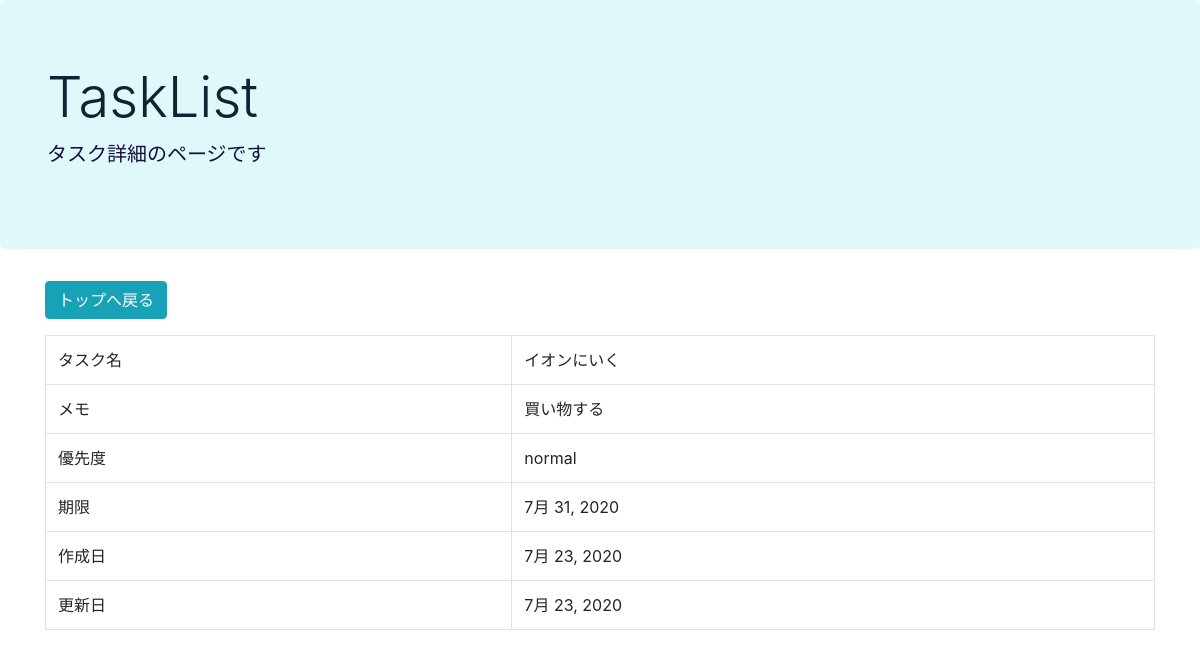
The app's page /detail/7 with its own data.
### taskapp/models.py (models this page shows, shortened)
class TodoModel(models.Model):
    title = models.CharField(verbose_name = 'タスク名', max_length=100)
    memo = models.TextField(verbose_name = 'メモ', blank=True)
    priority = models.CharField(
        verbose_name = '優先度',
        max_length = 50,
        choices = PRIORITY
    )
    duedate = models.DateField(verbose_name = '期限')
    created_at = models.DateField(auto_now_add=True)
    updated_at = models.DateField(auto_now=True)

### taskapp/views.py (the view)
# urls.py: path('detail/<int:pk>', TaskDetail.as_view(), name='detail'),
class TaskDetail(DetailView):
    template_name = 'detail.html'
    model = TodoModel

### templates/detail.html
{% extends 'base.html' %}
{% load static %}
{% block header %}
<p class="lead">タスク詳細のページです</p>
{% endblock header%}
{% block content %}
<div class="container">
<p>
    <a href="{% url 'top' %}" class="btn btn-info" tabindex="-1" role="button" aria-disabled="true">トップへ戻る</a>
</p>
<table class="table table-bordered">
    <tr>
        <td>タスク名</td>
        <td>{{ object.title }}</td>
    </tr>
    <tr>
        <td>メモ</td>
        <td>{{ object.memo }}</td>
    </tr>
    <tr>
        <td>優先度</td>
        <td>{{ object.get_priority_display }}</td>
    </tr>
    <tr>
        <td>期限</td>
        <td>{{ object.duedate }}</td>
    </tr>
    <tr>
        <td>作成日</td>
        <td>{{ object.created_at }}</td>
    </tr>
    <tr>
        <td>更新日</td>
        <td>{{ object.updated_at }}</td>
    </tr>
</table>
</div>
{% endblock content %}

### static/taskapp.css (style rules this page uses)
body { background-color: #FFFFFF; }
a { color: #112233; }
p.lead { color: #130f40; }

### records on screen
TodoModel: title "イオンにいく", memo "買い物する", priority "normal", duedate "7月 31, 2020", created_at "7月 23, 2020", updated_at "7月 23, 2020"
